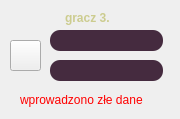
         <widget class="QWidget" name="player3of3_login_stacked">
          <widget class="QLabel" name="label_3">
           <property name="geometry">
            <rect>
             <x>65</x>
             <y>10</y>
             <width>58</width>
             <height>16</height>
            </rect>
           </property>
           <property name="font">
            <font>
             <italic>false</italic>
             <bold>true</bold>
            </font>
           </property>
           <property name="styleSheet">
            <string notr="true">QLabel{
	
	color: rgb(204, 204, 143);
}</string>
           </property>
           <property name="text">
            <string>gracz 3.</string>
           </property>
          </widget>
          <widget class="QLabel" name="player_icon_label_2">
           <property name="geometry">
            <rect>
             <x>10</x>
             <y>5</y>
             <width>41</width>
             <height>31</height>
            </rect>
           </property>
           <property name="styleSheet">
            <string notr="true">QLabel {
	
	image: url(:/newPrefix/images/gamer.png);
}</string>
           </property>
           <property name="text">
            <string/>
           </property>
          </widget>
          <widget class="QLineEdit" name="p3of3_pass">
           <property name="geometry">
            <rect>
             <x>50</x>
             <y>60</y>
             <width>113</width>
             <height>21</height>
            </rect>
           </property>
           <property name="styleSheet">
            <string notr="true">QLineEdit {
	border-radius: 10px;
	color: white;
	background-color: rgb(69, 43, 63);
lineedit-password-character: 9679;
}</string>
           </property>
          </widget>
          <widget class="QLineEdit" name="p3of3_login">
           <property name="geometry">
            <rect>
             <x>50</x>
             <y>30</y>
             <width>113</width>
             <height>21</height>
            </rect>
           </property>
           <property name="styleSheet">
            <string notr="true">QLineEdit {
	border-radius: 10px;
	color: white;
	background-color: rgb(69, 43, 63);
}</string>
           </property>
          </widget>
          <widget class="QLabel" name="wrong_cred_label_3of3">
           <property name="geometry">
            <rect>
             <x>20</x>
             <y>90</y>
             <width>151</width>
             <height>20</height>
            </rect>
           </property>
           <property name="styleSheet">
            <string notr="true">QLabel {
	color:red;
}</string>
           </property>
           <property name="text">
            <string>wprowadzono złe dane</string>
           </property>
          </widget>
          <widget class="QPushButton" name="p3of3_login_button">
           <property name="geometry">
            <rect>
             <x>10</x>
             <y>40</y>
             <width>31</width>
             <height>31</height>
            </rect>
           </property>
           <property name="styleSheet">
            <string notr="true">QPushButton{
	
	image: url(:/newPrefix/images/edit.png);
}</string>
           </property>
           <property name="text">
            <string/>
           </property>
          </widget>
         </widget>
